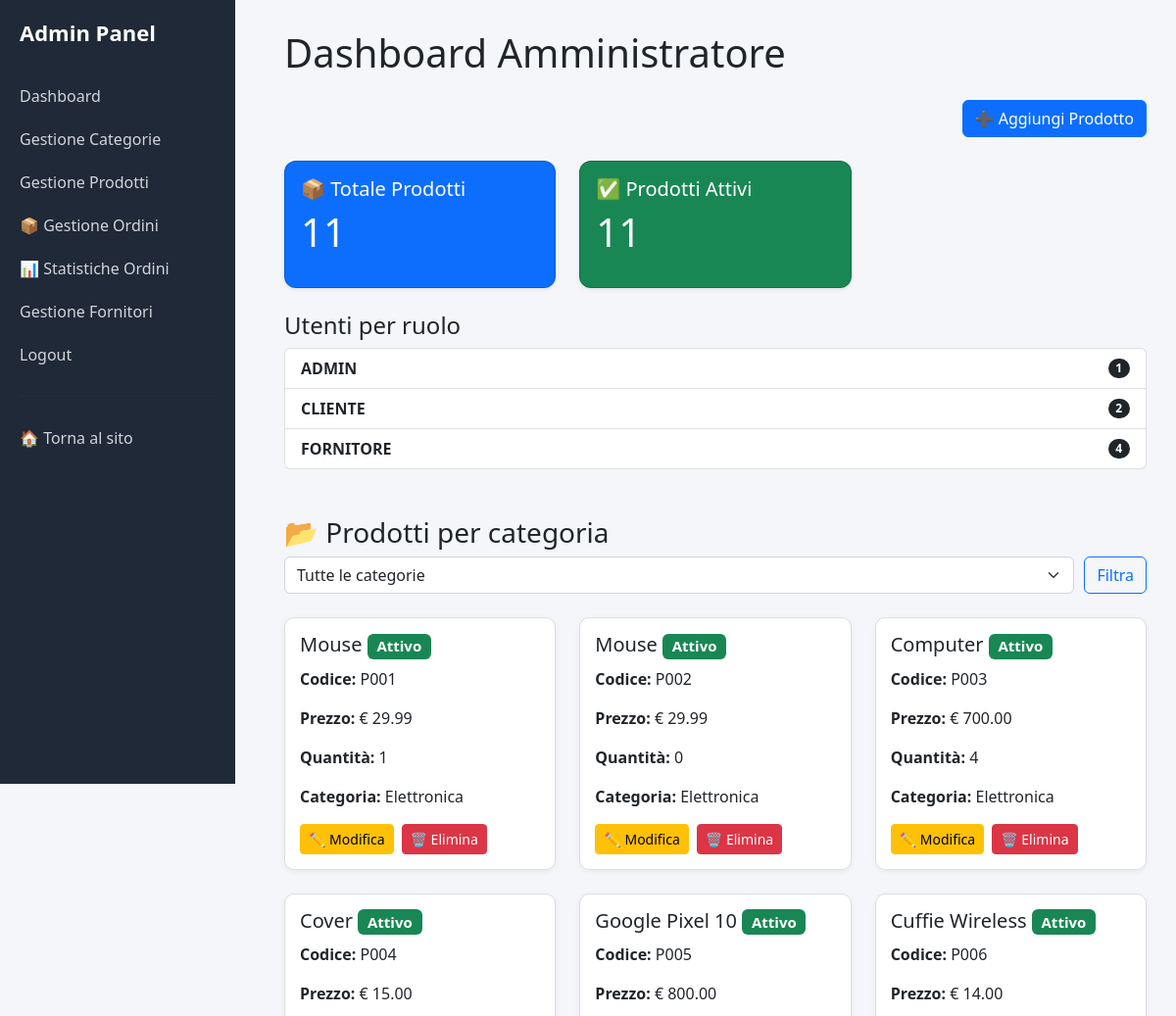
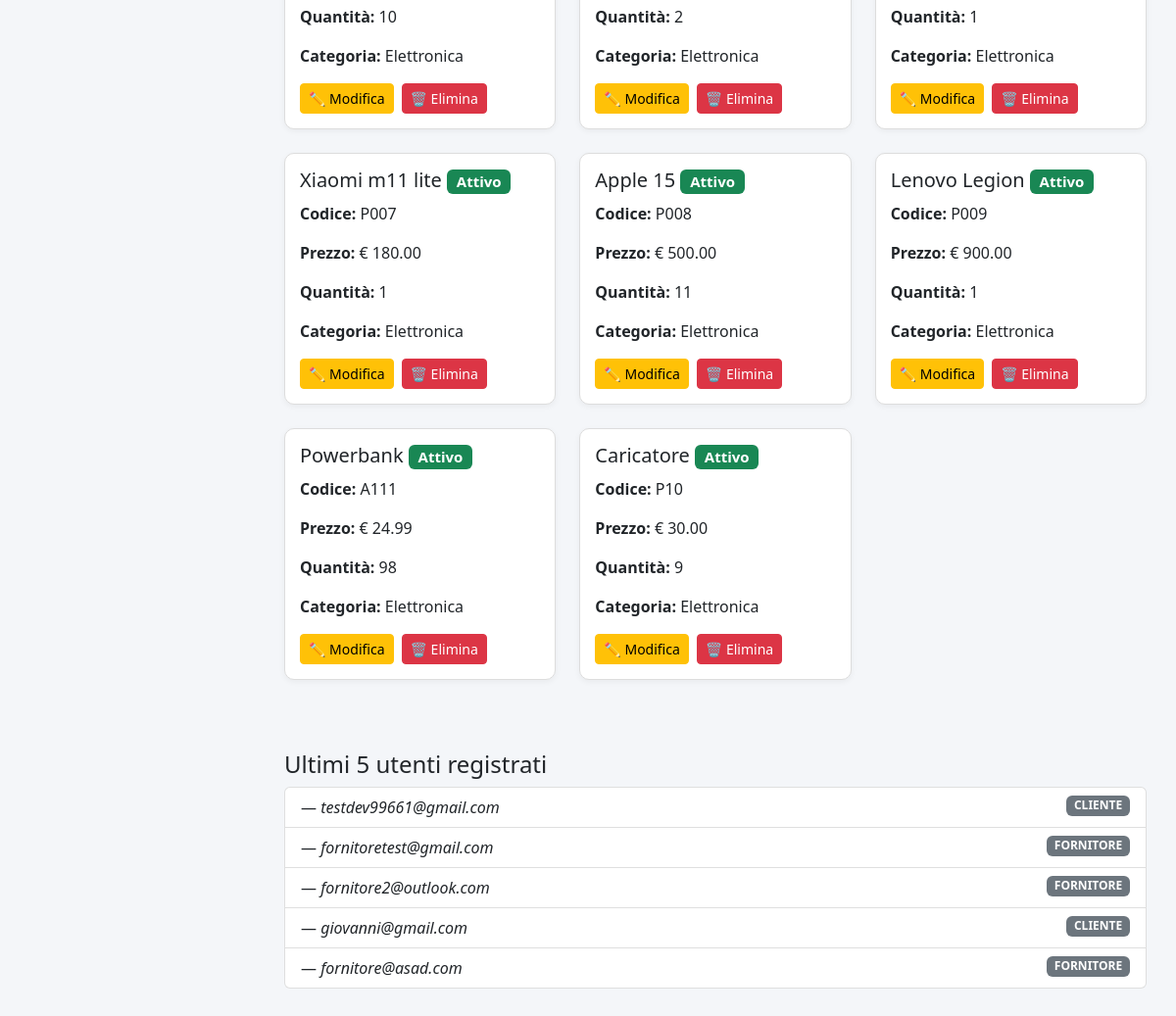
The app's page /dashboard_admin (signed in), older data (2 pictures, top to bottom).
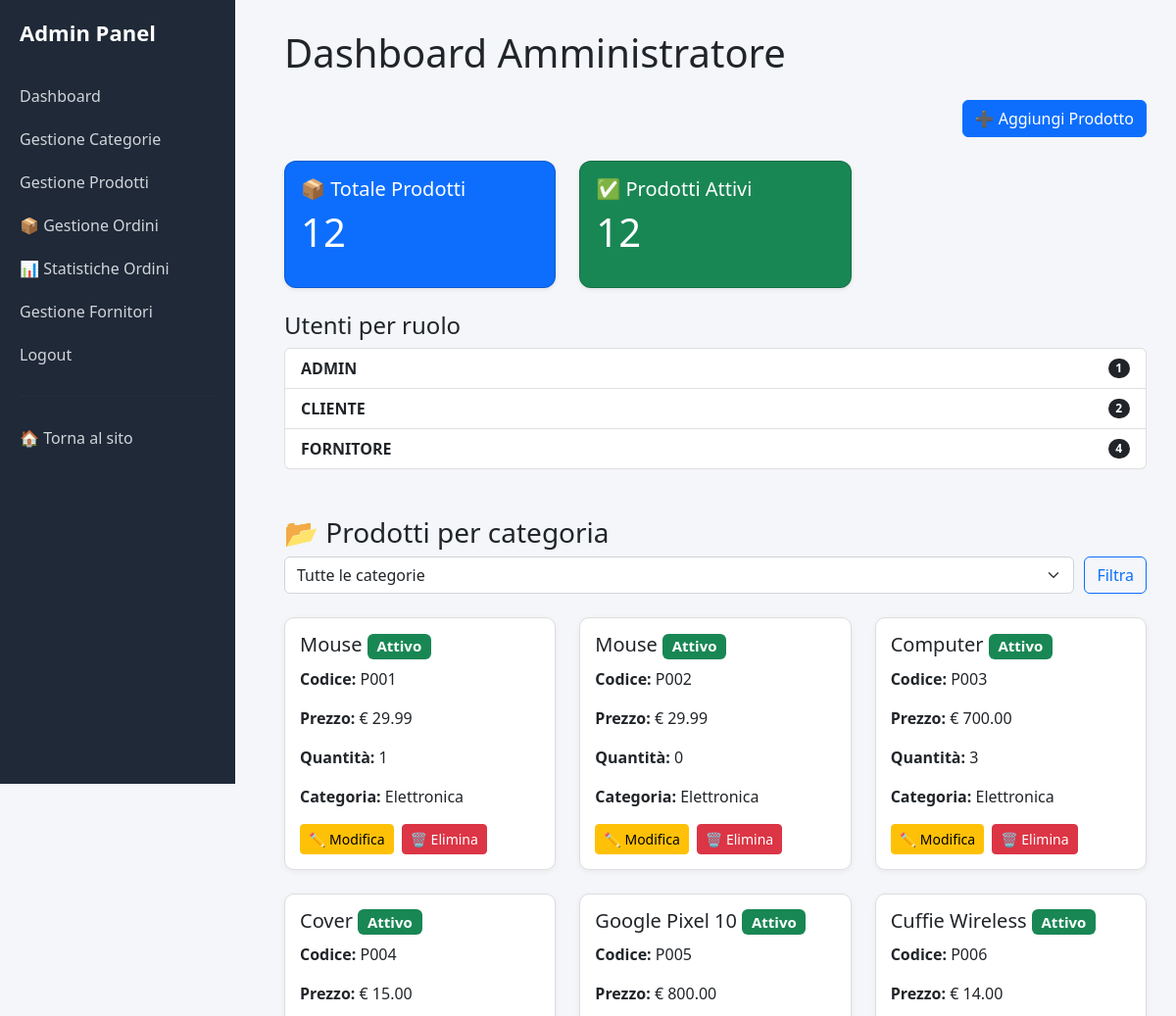
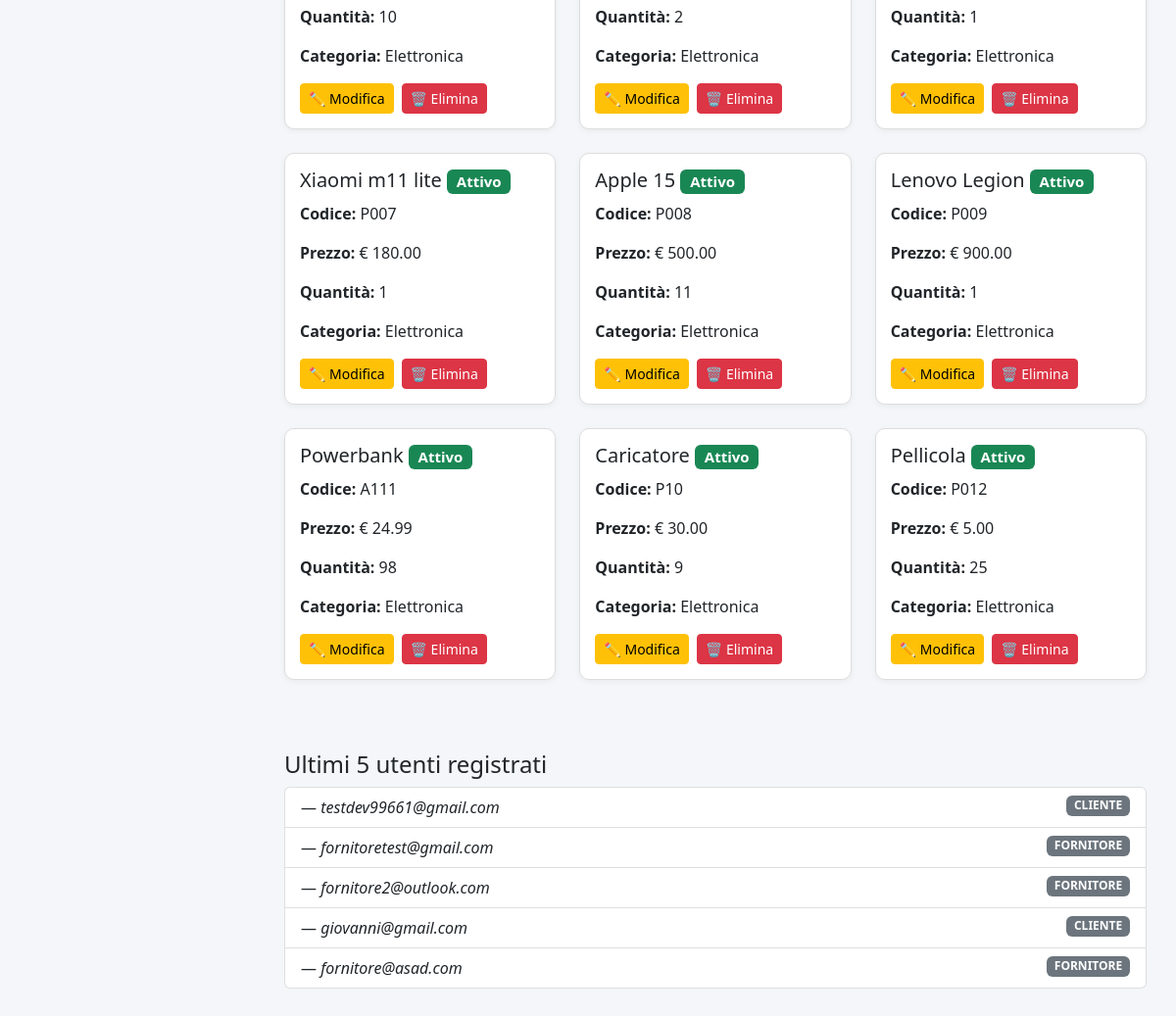
The same page, newer data (2 pictures, top to bottom).
### app/models.py (models this page shows, shortened)
class User(UserMixin, db.Model):
    id = db.Column(db.Integer, primary_key=True)
    username = db.Column(db.String(80), unique=True, nullable=False)
    email = db.Column(db.String(120), unique=True, nullable=False)
    password_hash = db.Column(db.String(200), nullable=False)
    ruolo = db.Column(db.String(20), nullable=False, default="CLIENTE")  # CLIENTE, FORNITORE, ADMIN
    ragione_sociale = db.Column(db.String(100))
    partita_iva = db.Column(db.String(20))
    telefono = db.Column(db.String(20))
    prodotti = db.relationship(
        'Prodotto',
        secondary=fornitore_prodotto,
        back_populates='fornitori'
    )

class Prodotto(db.Model):
    id = db.Column(db.Integer, primary_key=True)
    codice = db.Column(db.String(50), unique=True, nullable=False)
    nome = db.Column(db.String(200), nullable=False)
    descrizione = db.Column(db.Text)
    prezzo = db.Column(db.Numeric(10, 2), nullable=False)
    quantita = db.Column(db.Integer, default=0)
    attivo = db.Column(db.Boolean, default=True)
    categoria_id = db.Column(db.Integer, db.ForeignKey('categoria.id'), nullable=False)
    fornitori = db.relationship(
        'User',
        secondary=fornitore_prodotto,
        back_populates='prodotti'
    )

class Categoria(db.Model):
    id = db.Column(db.Integer, primary_key=True)
    nome = db.Column(db.String(100), nullable=False)
    descrizione = db.Column(db.Text)
    attiva = db.Column(db.Boolean, default=True)
    prodotti = db.relationship('Prodotto', backref='categoria', lazy=True)

### app/routes.py (the view)
@main.route('/dashboard_admin')
@login_required
@admin_required
def dashboard_admin():
    utenti_per_ruolo = (
        db.session.query(
            User.ruolo,
            func.count(User.id).label('totale')
        )
        .group_by(User.ruolo)
        .all()
    )
    categoria_id = request.args.get('categoria', type=int)
    categorie = Categoria.query.all()
    if not categoria_id:
        scorte_basse = Prodotto.query.filter(
            Prodotto.quantita < 10,
            Prodotto.attivo == True
        ).all()
    else:
        scorte_basse = []  # evita duplicazioni
    if categoria_id:
        prodotti_filtrati = Prodotto.query.filter_by(categoria_id=categoria_id).all()
    else:
        prodotti_filtrati = Prodotto.query.all()
    ultimi_utenti = (
        User.query
        .order_by(desc(User.id))
        .limit(5)
        .all()
    )
    stats = {
        'totale_prodotti': Prodotto.query.count(),
        'prodotti_attivi': Prodotto.query.filter_by(attivo=True).count()
    }
    totale_ordini = Ordine.query.count()
    pending = Ordine.query.filter_by(stato="PENDING").count()
    confermato = Ordine.query.filter_by(stato="CONFERMATO").count()
    spedito = Ordine.query.filter_by(stato="SPEDITO").count()
    consegnato = Ordine.query.filter_by(stato="CONSEGNATO").count()
    totale_incassato = db.session.query(func.sum(Ordine.totale)).scalar() or 0
    return render_template(
        'dashboard/dashboard_admin.html',
        utenti_per_ruolo=utenti_per_ruolo,
        scorte_basse=scorte_basse,
        ultimi_utenti=ultimi_utenti,
        stats=stats,
        categorie=categorie,
        categoria_id=categoria_id,
        prodotti_filtrati=prodotti_filtrati,
        totale_ordini=totale_ordini,
        pending=pending,
        confermato=confermato,
        spedito=spedito,
        consegnato=consegnato,
        totale_incassato=totale_incassato
    )

### app/__init__.py (called while the page is built)
def create_app():
    app = Flask(__name__)
    env = os.getenv('FLASK_ENV', 'development')
    app.config.from_object(config[env])
    app.config['STRIPE_WEBHOOK_SECRET'] = os.environ.get('STRIPE_WEBHOOK_SECRET')
    stripe.api_key = app.config['STRIPE_SECRET_KEY']
    mail.init_app(app)
    db.init_app(app)
    migrate.init_app(app, db)
    login_manager.init_app(app)
    from app.models import User
    @login_manager.user_loader
    def load_user(user_id):
        return User.query.get(int(user_id))
    from app.auth.routes import auth
    app.register_blueprint(auth)
    from app.webhook import webhook_bp
    app.register_blueprint(webhook_bp)
    from app.routes import main
    app.register_blueprint(main)
    return app

### app/templates/dashboard/dashboard_admin.html (shortened to what the changed rows need)
<!DOCTYPE html>
<html lang="it">
<head>
    <link href="https://cdn.jsdelivr.net/npm/bootstrap@5.2.3/dist/css/bootstrap.min.css" rel="stylesheet">
</head>
<body>
<div class="sidebar">
    <h2>Admin Panel</h2>
</div>
<div class="content">
    <h1 class="mb-4">Dashboard Amministratore</h1>
    <div class="row mb-4">
        <div class="col-md-4">
            <div class="card text-white bg-primary shadow-sm">
                <div class="card-body">
                    <h5 class="card-title">📦 Totale Prodotti</h5>
                    <p class="display-6">{{ stats.totale_prodotti }}</p>
                </div>
            </div>
        </div>
        <div class="col-md-4">
            <div class="card text-white bg-success shadow-sm">
                <div class="card-body">
                    <h5 class="card-title">✅ Prodotti Attivi</h5>
                    <p class="display-6">{{ stats.prodotti_attivi }}</p>
                </div>
            </div>
        </div>
    </div>
    <ul class="list-group mb-4">
        {% for ruolo, totale in utenti_per_ruolo %}
            <li class="list-group-item d-flex justify-content-between align-items-center">
                <span><strong>{{ ruolo }}</strong></span>
                <span class="badge bg-dark rounded-pill">{{ totale }}</span>
            </li>
        {% endfor %}
    </ul>
    {% if prodotti_filtrati %}
    <div class="row">
        {% for p in prodotti_filtrati %}
        <div class="col-md-6 col-lg-4 mb-4">
            <div class="prodotto-card h-100">
                <h5 class="mb-2">
                    {{ p.nome }}
                    {% if p.attivo %}
                        <span class="badge bg-success">Attivo</span>
                    {% else %}
                        <span class="badge bg-danger">Non attivo</span>
                    {% endif %}
                </h5>
                <p><strong>Codice:</strong> {{ p.codice }}</p>
                <p><strong>Prezzo:</strong> € {{ p.prezzo }}</p>
                <p><strong>Quantità:</strong> {{ p.quantita }}</p>
                <p><strong>Categoria:</strong> {{ p.categoria.nome }}</p>
                <div class="d-flex align-items-center mt-3" style="gap: 8px;">
                    <a href="{{ url_for('main.prodotto_update', id=p.id) }}" class="btn btn-warning btn-sm">✏️ Modifica</a>
                    <form method="POST" action="{{ url_for('main.prodotto_delete', id=p.id) }}"
                          onsubmit="return confirm('Eliminare questo prodotto?');">
                        <button class="btn btn-danger btn-sm">🗑️ Elimina</button>
                    </form>
                </div>
            </div>
        </div>
        {% endfor %}
    </div>
    {% else %}
        <p class="text-muted">Nessun prodotto trovato per questa categoria.</p>
    {% endif %}
    <ul class="list-group mb-4">
        {% for u in ultimi_utenti %}
            <li class="list-group-item">
                <strong>{{ u.nome }}</strong> — <em>{{ u.email }}</em>
                <span class="badge bg-secondary float-end">{{ u.ruolo }}</span>
            </li>
        {% endfor %}
    </ul>
</div>
</body>
</html>

Row changes from the older to the newer data that the page shows:
changed Prodotto "Computer": quantita "4" → "3"
added Prodotto: nome "Pellicola", attivo "Attivo", codice "P012", prezzo "5.00", quantita "25", categoria.nome "Elettronica"
Text that changed along with them:
{{ stats.totale_prodotti }}: "11" → "12"
{{ stats.prodotti_attivi }}: "11" → "12"
